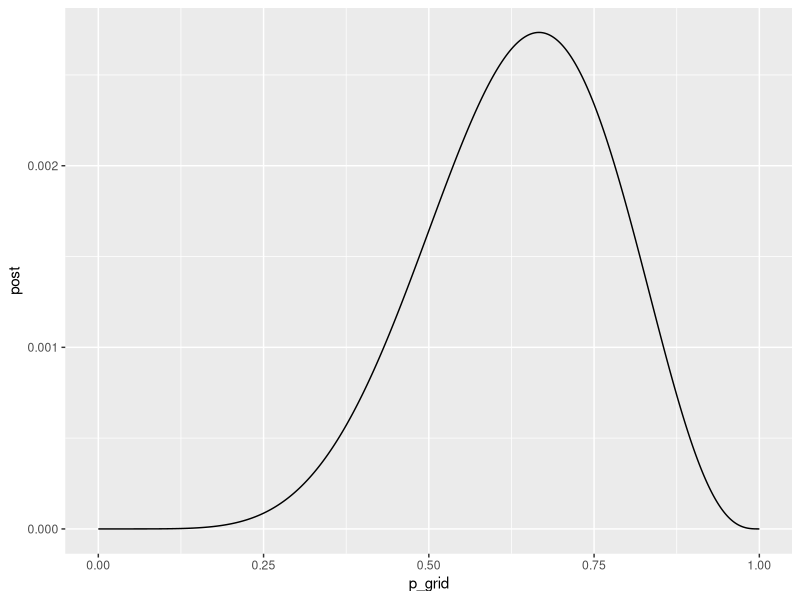
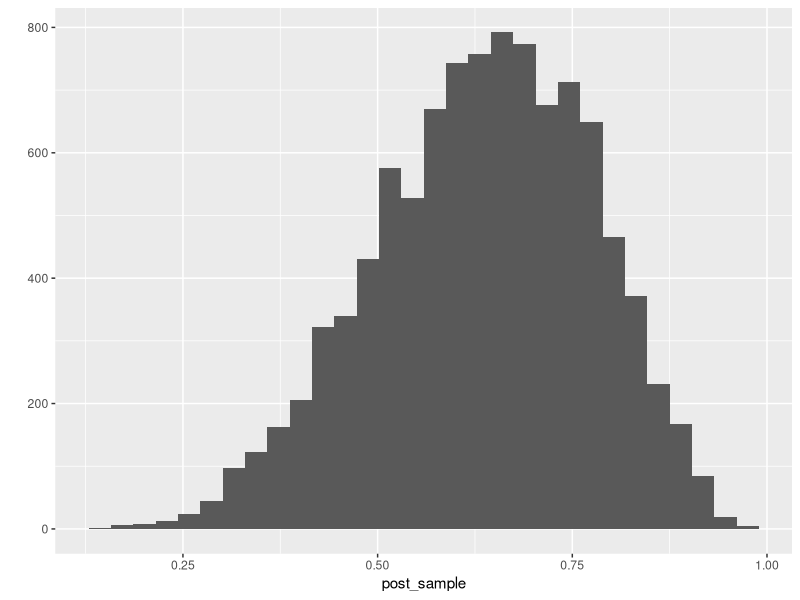

Write R code to recreate these figures, in order. (Note: this script raises an error after producing the figures.)
library(ggplot2)

grid_size <- 1000
p_grid <- seq(0, 1, length.out = grid_size)
prior <- rep(1, grid_size)/grid_size
ll <- dbinom(6, 9, p_grid)
post <- ll * prior
post <- post/sum(post)

qplot(x=p_grid, y=post, geom="line")

# we can sample from this

post_sample <- sample(p_grid, prob=post, size = 10000, replace = TRUE)
qplot(x=post_sample, geom="histogram")

# what post probability lies below p 0.5
sum(post[p_grid < 0.5])
sum(post_sample < 0.5)/10000

sum(post_sample > 0.1 & post_sample < .7)/10000


# get range for defined mass
quantile(post_sample, .8)
quantile(post_sample, c(0.1, .9))
HPDI(post_sample, prob = 0.5)


# MAP
p_grid[which.max(post)]
chainmode(post_sample, adj=0.01)
mean(post_sample)
median(post_sample)


dbinom(0:2, size=2, prob=.7)

# generating observations
w <- rbinom(10000, size=9, prob=post_sample)

# view distribute of samples
qplot(x=w, geom="histogram")
